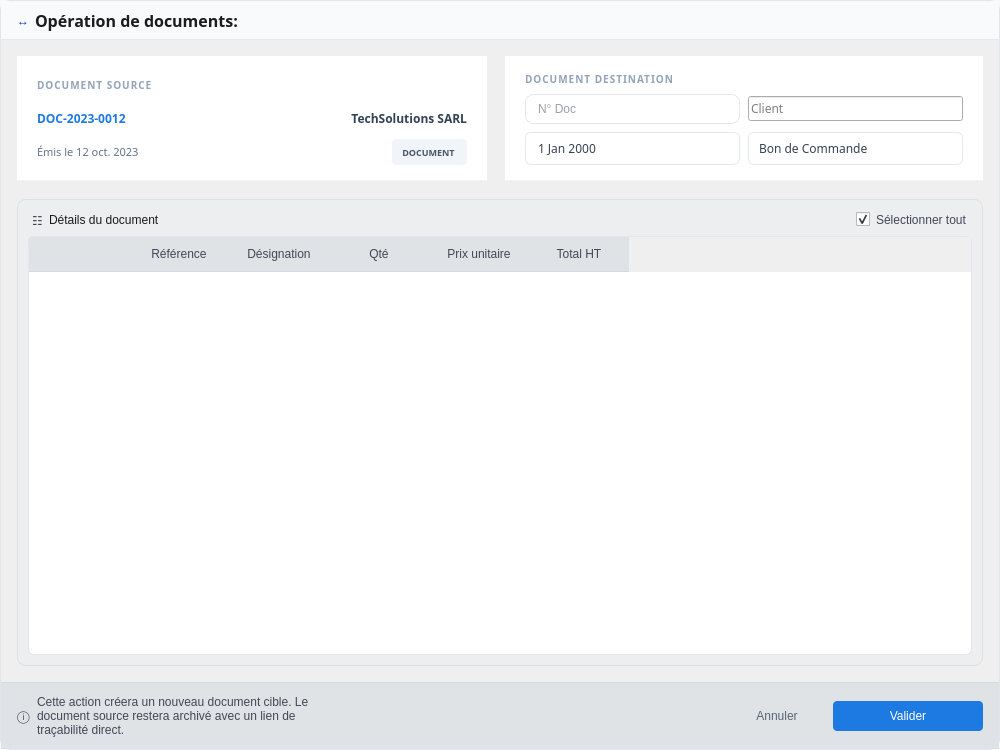
<?xml version="1.0" encoding="UTF-8"?>
<ui version="4.0">
 <class>TransfertDocumentDialog</class>
 <widget class="QDialog" name="TransfertDocumentDialog">
  <property name="geometry">
   <rect>
    <x>0</x>
    <y>0</y>
    <width>1000</width>
    <height>750</height>
   </rect>
  </property>
  <property name="windowTitle">
   <string>Transfert de Document</string>
  </property>
  <property name="styleSheet">
   <string notr="true">QDialog#TransfertDocumentDialog { background-color: #f7f9fb; font-family: &quot;Overpass&quot;; color: #191c1e; }</string>
  </property>
  <layout class="QVBoxLayout" name="dialogOuterLayout">
   <property name="spacing">
    <number>0</number>
   </property>
   <property name="leftMargin">
    <number>0</number>
   </property>
   <property name="topMargin">
    <number>0</number>
   </property>
   <property name="rightMargin">
    <number>0</number>
   </property>
   <property name="bottomMargin">
    <number>0</number>
   </property>
   <item>
    <widget class="QFrame" name="dialogContainer">
     <property name="styleSheet">
      <string notr="true">QFrame#dialogContainer { background-color: #f2f4f6; border: 1px solid rgba(196,197,215,0.35); border-radius: 10px; }</string>
     </property>
     <layout class="QVBoxLayout" name="dialogMainLayout">
      <property name="spacing">
       <number>0</number>
      </property>
      <property name="leftMargin">
       <number>0</number>
      </property>
      <property name="topMargin">
       <number>0</number>
      </property>
      <property name="rightMargin">
       <number>0</number>
      </property>
      <property name="bottomMargin">
       <number>0</number>
      </property>
      <item>
       <widget class="QFrame" name="titleBar">
        <property name="minimumSize">
         <size>
          <width>0</width>
          <height>0</height>
         </size>
        </property>
        <property name="maximumSize">
         <size>
          <width>16777215</width>
          <height>56</height>
         </size>
        </property>
        <property name="styleSheet">
         <string notr="true">QFrame#titleBar { background-color: #f8fafc; border-bottom: 1px solid rgba(196,197,215,0.35); }</string>
        </property>
        <property name="frameShape">
         <enum>QFrame::NoFrame</enum>
        </property>
        <layout class="QHBoxLayout" name="titleBarLayout">
         <property name="leftMargin">
          <number>16</number>
         </property>
         <property name="topMargin">
          <number>8</number>
         </property>
         <property name="rightMargin">
          <number>12</number>
         </property>
         <property name="bottomMargin">
          <number>8</number>
         </property>
         <item>
          <widget class="QLabel" name="labelTitleIcon">
           <property name="styleSheet">
            <string notr="true">QLabel#labelTitleIcon { color: #0037b0; font: 700 13pt &quot;Overpass&quot;; }</string>
           </property>
           <property name="text">
            <string>↔</string>
           </property>
          </widget>
         </item>
         <item>
          <widget class="QLabel" name="labelTitlePrefix">
           <property name="font">
            <font>
             <family>Overpass</family>
             <pointsize>12</pointsize>
             <weight>87</weight>
             <italic>false</italic>
             <bold>true</bold>
            </font>
           </property>
           <property name="styleSheet">
            <string notr="true">QLabel#labelTitlePrefix { color: #191c1e; font: 700 12pt &quot;Overpass&quot;; }</string>
           </property>
           <property name="text">
            <string>Opération de documents:</string>
           </property>
          </widget>
         </item>
         <item>
          <spacer name="titleBarSpacer">
           <property name="orientation">
            <enum>Qt::Horizontal</enum>
           </property>
           <property name="sizeHint" stdset="0">
            <size>
             <width>40</width>
             <height>20</height>
            </size>
           </property>
          </spacer>
         </item>
        </layout>
       </widget>
      </item>
      <item>
       <widget class="QScrollArea" name="scrollContent">
        <property name="frameShape">
         <enum>QFrame::NoFrame</enum>
        </property>
        <property name="widgetResizable">
         <bool>true</bool>
        </property>
        <widget class="QWidget" name="scrollContentWidget">
         <property name="geometry">
          <rect>
           <x>0</x>
           <y>0</y>
           <width>998</width>
           <height>630</height>
          </rect>
         </property>
         <layout class="QVBoxLayout" name="contentLayout">
          <property name="spacing">
           <number>18</number>
          </property>
          <property name="leftMargin">
           <number>16</number>
          </property>
          <property name="topMargin">
           <number>16</number>
          </property>
          <property name="rightMargin">
           <number>16</number>
          </property>
          <property name="bottomMargin">
           <number>16</number>
          </property>
          <item>
           <layout class="QHBoxLayout" name="horizontalLayout_2">
            <property name="rightMargin">
             <number>0</number>
            </property>
            <property name="bottomMargin">
             <number>0</number>
            </property>
            <item>
             <widget class="QFrame" name="dlgSource">
              <property name="styleSheet">
               <string>#dlgSource { background-color: #ffffff; border-bottom: 1px solid #f1f5f9; }</string>
              </property>
              <layout class="QVBoxLayout" name="_9">
               <property name="spacing">
                <number>8</number>
               </property>
               <property name="leftMargin">
                <number>20</number>
               </property>
               <property name="topMargin">
                <number>16</number>
               </property>
               <property name="rightMargin">
                <number>20</number>
               </property>
               <property name="bottomMargin">
                <number>16</number>
               </property>
               <item>
                <widget class="QLabel" name="label_12">
                 <property name="font">
                  <font>
                   <family>Overpass</family>
                   <pointsize>-1</pointsize>
                   <weight>75</weight>
                   <bold>true</bold>
                  </font>
                 </property>
                 <property name="styleSheet">
                  <string>font-size: 10px; font-weight: bold; color: #94a3b8; letter-spacing: 1px;</string>
                 </property>
                 <property name="text">
                  <string>DOCUMENT SOURCE</string>
                 </property>
                </widget>
               </item>
               <item>
                <layout class="QHBoxLayout" name="_10">
                 <item>
                  <widget class="QLabel" name="label_13">
                   <property name="font">
                    <font>
                     <family>Overpass</family>
                     <pointsize>-1</pointsize>
                     <weight>75</weight>
                     <bold>true</bold>
                    </font>
                   </property>
                   <property name="styleSheet">
                    <string notr="true">font-size: 12px; font-weight: bold; color: #1d7ae2;</string>
                   </property>
                   <property name="text">
                    <string>DOC-2023-0012</string>
                   </property>
                  </widget>
                 </item>
                 <item>
                  <widget class="QLabel" name="label_14">
                   <property name="font">
                    <font>
                     <family>Overpass</family>
                     <pointsize>-1</pointsize>
                     <weight>75</weight>
                     <bold>true</bold>
                    </font>
                   </property>
                   <property name="styleSheet">
                    <string>font-size: 12px; font-weight: 600; color: #334155;</string>
                   </property>
                   <property name="text">
                    <string>TechSolutions SARL</string>
                   </property>
                   <property name="alignment">
                    <set>Qt::AlignRight|Qt::AlignTrailing|Qt::AlignVCenter</set>
                   </property>
                  </widget>
                 </item>
                </layout>
               </item>
               <item>
                <layout class="QHBoxLayout" name="_11">
                 <item>
                  <widget class="QLabel" name="label_15">
                   <property name="font">
                    <font>
                     <family>Overpass</family>
                     <pointsize>-1</pointsize>
                    </font>
                   </property>
                   <property name="styleSheet">
                    <string>font-size: 11px; color: #64748b;</string>
                   </property>
                   <property name="text">
                    <string>Émis le 12 oct. 2023</string>
                   </property>
                  </widget>
                 </item>
                 <item>
                  <spacer>
                   <property name="orientation">
                    <enum>Qt::Horizontal</enum>
                   </property>
                   <property name="sizeHint" stdset="0">
                    <size>
                     <width>0</width>
                     <height>0</height>
                    </size>
                   </property>
                  </spacer>
                 </item>
                 <item>
                  <widget class="QLabel" name="label_16">
                   <property name="font">
                    <font>
                     <family>Overpass</family>
                     <pointsize>-1</pointsize>
                     <weight>75</weight>
                     <bold>true</bold>
                    </font>
                   </property>
                   <property name="styleSheet">
                    <string>background-color: #f1f5f9; border-radius: 4px; font-size: 9px; font-weight: bold; color: #475569; padding: 2px 6px;</string>
                   </property>
                   <property name="text">
                    <string> DOCUMENT </string>
                   </property>
                  </widget>
                 </item>
                </layout>
               </item>
              </layout>
             </widget>
            </item>
            <item>
             <widget class="QFrame" name="dlgDestination">
              <property name="styleSheet">
               <string notr="true">#dlgDestination { background-color: #ffffff; border-bottom: 1px solid #f1f5f9; }</string>
              </property>
              <layout class="QVBoxLayout" name="_12">
               <property name="spacing">
                <number>8</number>
               </property>
               <property name="leftMargin">
                <number>20</number>
               </property>
               <property name="topMargin">
                <number>16</number>
               </property>
               <property name="rightMargin">
                <number>20</number>
               </property>
               <property name="bottomMargin">
                <number>16</number>
               </property>
               <item>
                <widget class="QLabel" name="label_17">
                 <property name="font">
                  <font>
                   <family>Overpass</family>
                   <pointsize>-1</pointsize>
                   <weight>75</weight>
                   <bold>true</bold>
                  </font>
                 </property>
                 <property name="styleSheet">
                  <string>font-size: 10px; font-weight: bold; color: #94a3b8; letter-spacing: 1px;</string>
                 </property>
                 <property name="text">
                  <string>DOCUMENT DESTINATION</string>
                 </property>
                </widget>
               </item>
               <item>
                <layout class="QHBoxLayout" name="_13">
                 <item>
                  <widget class="QLineEdit" name="RefEditline">
                   <property name="minimumSize">
                    <size>
                     <width>215</width>
                     <height>30</height>
                    </size>
                   </property>
                   <property name="maximumSize">
                    <size>
                     <width>16777215</width>
                     <height>1367777</height>
                    </size>
                   </property>
                   <property name="styleSheet">
                    <string notr="true">QLineEdit#RefEditline { background-color: #ffffff; border: 1px solid #e5e7eb; border-radius: 8px; padding: 6px 10px; font: 500 10pt &quot;Overpass&quot;; color: #374151; } 

QLineEdit#RefEditline:hover { border-color: #d1d5db; }

 QLineEdit#RefEditline:focus { border-color: #1d7ae2; }

/* --- Added Read-Only State --- */
QLineEdit#RefEditline[readOnly=&quot;true&quot;] {
    background-color: #f9fafb;    /* Light grey &quot;locked&quot; background */
    color: #9ca3af;               /* Lighter grey text */
    border: 1px solid #f3f4f6;    /* Very faint border */
}

/* Prevents the hover/focus colors from appearing when read-only */
QLineEdit#RefEditline[readOnly=&quot;true&quot;]:hover,
QLineEdit#RefEditline[readOnly=&quot;true&quot;]:focus {
    border-color: #f3f4f6;
}</string>
                   </property>
                   <property name="placeholderText">
                    <string>N° Doc</string>
                   </property>
                  </widget>
                 </item>
                 <item>
                  <widget class="QLineEdit" name="comboClient">
                   <property name="minimumSize">
                    <size>
                     <width>215</width>
                     <height>0</height>
                    </size>
                   </property>
                   <property name="font">
                    <font>
                     <family>Overpass</family>
                     <pointsize>9</pointsize>
                     <weight>50</weight>
                     <italic>false</italic>
                     <bold>false</bold>
                    </font>
                   </property>
                   <property name="placeholderText">
                    <string>Client</string>
                   </property>
                  </widget>
                 </item>
                </layout>
               </item>
               <item>
                <layout class="QHBoxLayout" name="_14">
                 <item>
                  <widget class="QDateEdit" name="dateTarget_2">
                   <property name="minimumSize">
                    <size>
                     <width>215</width>
                     <height>0</height>
                    </size>
                   </property>
                   <property name="font">
                    <font>
                     <family>Overpass</family>
                     <pointsize>9</pointsize>
                     <weight>50</weight>
                     <italic>false</italic>
                     <bold>false</bold>
                    </font>
                   </property>
                   <property name="styleSheet">
                    <string notr="true">QDateEdit, QDateEdit#dateTo {
    background-color: #ffffff;
    border: 1px solid #e2e8f0;
    border-radius: 6px;
    padding: 6px 10px;
    font: 400 9pt &quot;Overpass&quot;;
    color: #374151;
}
QDateEdit:focus, QDateEdit#dateTo:focus {
    border-color: #135bec;
}
QDateEdit::drop-down, QDateEdit#dateTo::drop-down {
    border: none;
    width: 18px;
}
QDateEdit::down-arrow, QDateEdit#dateTo::down-arrow {
    image: url(program/assets/global/down_blue_arrow.svg);
    width: 10px;
    height: 10px;
}</string>
                   </property>
                   <property name="calendarPopup">
                    <bool>true</bool>
                   </property>
                  </widget>
                 </item>
                 <item>
                  <widget class="QComboBox" name="comboTypeDoc">
                   <property name="minimumSize">
                    <size>
                     <width>215</width>
                     <height>0</height>
                    </size>
                   </property>
                   <property name="font">
                    <font>
                     <family>Overpass</family>
                     <pointsize>9</pointsize>
                     <weight>50</weight>
                     <italic>false</italic>
                     <bold>false</bold>
                    </font>
                   </property>
                   <property name="styleSheet">
                    <string notr="true">QComboBox {
    background-color: #ffffff;
    border: 1px solid #e2e8f0;
    border-radius: 6px;
    padding: 6px 10px;
    font: 400 9pt &quot;Overpass&quot;;
    color: #374151;
}
QComboBox::drop-down {
    border: none;
    width: 18px;
}
QComboBox::down-arrow {
    image: url(program/assets/global/down_blue_arrow.svg);
    width: 10px;
    height: 10px;
}</string>
                   </property>
                   <item>
                    <property name="text">
                     <string>Bon de Commande</string>
                    </property>
                   </item>
                  </widget>
                 </item>
                </layout>
               </item>
              </layout>
             </widget>
            </item>
           </layout>
          </item>
          <item>
           <widget class="QFrame" name="detailsFrame">
            <property name="styleSheet">
             <string notr="true">QFrame#detailsFrame { background-color: #eceef0; border: 1px solid rgba(196,197,215,0.35); border-radius: 8px; }</string>
            </property>
            <property name="frameShape">
             <enum>QFrame::NoFrame</enum>
            </property>
            <layout class="QVBoxLayout" name="detailsLayout">
             <property name="leftMargin">
              <number>10</number>
             </property>
             <property name="topMargin">
              <number>10</number>
             </property>
             <property name="rightMargin">
              <number>10</number>
             </property>
             <property name="bottomMargin">
              <number>10</number>
             </property>
             <item>
              <widget class="QFrame" name="detailsHeader">
               <property name="styleSheet">
                <string notr="true">QFrame#detailsHeader { background-color: transparent; border: none; }</string>
               </property>
               <property name="frameShape">
                <enum>QFrame::NoFrame</enum>
               </property>
               <layout class="QHBoxLayout" name="detailsHeaderLayout">
                <property name="leftMargin">
                 <number>4</number>
                </property>
                <property name="topMargin">
                 <number>0</number>
                </property>
                <property name="rightMargin">
                 <number>4</number>
                </property>
                <property name="bottomMargin">
                 <number>0</number>
                </property>
                <item>
                 <widget class="QLabel" name="labelDetailsIcon">
                  <property name="styleSheet">
                   <string notr="true">QLabel#labelDetailsIcon { color: #434655; font: 700 10pt &quot;Overpass&quot;; }</string>
                  </property>
                  <property name="text">
                   <string>☷</string>
                  </property>
                 </widget>
                </item>
                <item>
                 <widget class="QLabel" name="labelDetailsTitle">
                  <property name="styleSheet">
                   <string notr="true">QLabel#labelDetailsTitle { color: #191c1e; font: 700 11pt &quot;Overpass&quot;; }</string>
                  </property>
                  <property name="text">
                   <string>Détails du document</string>
                  </property>
                 </widget>
                </item>
                <item>
                 <spacer name="detailsHeaderSpacer">
                  <property name="orientation">
                   <enum>Qt::Horizontal</enum>
                  </property>
                  <property name="sizeHint" stdset="0">
                   <size>
                    <width>40</width>
                    <height>20</height>
                   </size>
                  </property>
                 </spacer>
                </item>
                <item>
                 <widget class="QCheckBox" name="checkSelectAll">
                  <property name="styleSheet">
                   <string notr="true">QCheckBox#checkSelectAll { color: #434655; font: 600 9pt &quot;Overpass&quot;; } QCheckBox#checkSelectAll::indicator { width: 14px; height: 14px; }</string>
                  </property>
                  <property name="text">
                   <string>Sélectionner tout</string>
                  </property>
                  <property name="checked">
                   <bool>true</bool>
                  </property>
                 </widget>
                </item>
               </layout>
              </widget>
             </item>
             <item>
              <widget class="QTableWidget" name="tableTransferDetails">
               <property name="styleSheet">
                <string notr="true">QTableWidget#tableTransferDetails { background-color: #ffffff; border: 1px solid rgba(196,197,215,0.35); border-radius: 6px; gridline-color: #e7eaec; color: #191c1e; font: 400 9pt &quot;Overpass&quot;; outline: none; } QTableWidget#tableTransferDetails::item { padding: 8px; border-bottom: 1px solid #f0f2f4; } QTableWidget#tableTransferDetails::item:selected { background-color: rgba(0,55,176,0.08); color: #191c1e; } QHeaderView::section { background-color: #e0e3e5; color: #434655; font: 700 8pt &quot;Overpass&quot;; border: none; border-bottom: 1px solid rgba(196,197,215,0.35); padding: 8px 10px; }</string>
               </property>
               <property name="editTriggers">
                <set>QAbstractItemView::NoEditTriggers</set>
               </property>
               <property name="alternatingRowColors">
                <bool>true</bool>
               </property>
               <property name="selectionBehavior">
                <enum>QAbstractItemView::SelectRows</enum>
               </property>
               <property name="showGrid">
                <bool>false</bool>
               </property>
               <property name="rowCount">
                <number>0</number>
               </property>
               <property name="columnCount">
                <number>6</number>
               </property>
               <attribute name="verticalHeaderVisible">
                <bool>false</bool>
               </attribute>
               <column>
                <property name="text">
                 <string/>
                </property>
               </column>
               <column>
                <property name="text">
                 <string>Référence</string>
                </property>
               </column>
               <column>
                <property name="text">
                 <string>Désignation</string>
                </property>
               </column>
               <column>
                <property name="text">
                 <string>Qté</string>
                </property>
               </column>
               <column>
                <property name="text">
                 <string>Prix unitaire</string>
                </property>
               </column>
               <column>
                <property name="text">
                 <string>Total HT</string>
                </property>
               </column>
              </widget>
             </item>
            </layout>
           </widget>
          </item>
         </layout>
        </widget>
       </widget>
      </item>
      <item>
       <widget class="QFrame" name="footerBar">
        <property name="minimumSize">
         <size>
          <width>0</width>
          <height>0</height>
         </size>
        </property>
        <property name="maximumSize">
         <size>
          <width>16777215</width>
          <height>90</height>
         </size>
        </property>
        <property name="styleSheet">
         <string notr="true">QFrame#footerBar { background-color: #e0e3e5; border-top: 1px solid rgba(196,197,215,0.35); }</string>
        </property>
        <property name="frameShape">
         <enum>QFrame::NoFrame</enum>
        </property>
        <layout class="QHBoxLayout" name="footerLayout">
         <property name="leftMargin">
          <number>16</number>
         </property>
         <property name="topMargin">
          <number>12</number>
         </property>
         <property name="rightMargin">
          <number>16</number>
         </property>
         <property name="bottomMargin">
          <number>12</number>
         </property>
         <item>
          <widget class="QLabel" name="labelFooterInfoIcon">
           <property name="styleSheet">
            <string notr="true">QLabel#labelFooterInfoIcon { color: #434655; font: 700 9pt &quot;Overpass&quot;; }</string>
           </property>
           <property name="text">
            <string>ⓘ</string>
           </property>
          </widget>
         </item>
         <item>
          <widget class="QLabel" name="labelFooterInfoText">
           <property name="styleSheet">
            <string notr="true">QLabel#labelFooterInfoText { color: #434655; font: 500 8pt &quot;Overpass&quot;; }</string>
           </property>
           <property name="text">
            <string>Cette action créera un nouveau document cible. Le document source restera archivé avec un lien de traçabilité direct.</string>
           </property>
           <property name="wordWrap">
            <bool>true</bool>
           </property>
          </widget>
         </item>
         <item>
          <spacer name="footerSpacer">
           <property name="orientation">
            <enum>Qt::Horizontal</enum>
           </property>
           <property name="sizeHint" stdset="0">
            <size>
             <width>40</width>
             <height>20</height>
            </size>
           </property>
          </spacer>
         </item>
         <item>
          <widget class="QPushButton" name="btnCancel">
           <property name="minimumSize">
            <size>
             <width>100</width>
             <height>30</height>
            </size>
           </property>
           <property name="styleSheet">
            <string notr="true">QPushButton#btnCancel { border: none; border-radius: 4px; background: transparent; color: #57657a; font: 700 9pt &quot;Overpass&quot;; padding: 8px 14px; } QPushButton#btnCancel:hover { background-color: #d5e3fc; }</string>
           </property>
           <property name="text">
            <string>Annuler</string>
           </property>
          </widget>
         </item>
         <item>
          <widget class="QPushButton" name="btnLaunchTransfer">
           <property name="minimumSize">
            <size>
             <width>150</width>
             <height>30</height>
            </size>
           </property>
           <property name="styleSheet">
            <string notr="true">QPushButton#btnLaunchTransfer { border: none; border-radius: 4px; color: #ffffff; font: 700 9pt &quot;Overpass&quot;; padding: 8px 18px; background-color: #1d7ae2; } QPushButton#btnLaunchTransfer:hover { background-color: #0037b0; }</string>
           </property>
           <property name="text">
            <string>Valider</string>
           </property>
          </widget>
         </item>
        </layout>
       </widget>
      </item>
     </layout>
    </widget>
   </item>
  </layout>
 </widget>
 <resources/>
 <connections/>
</ui>
